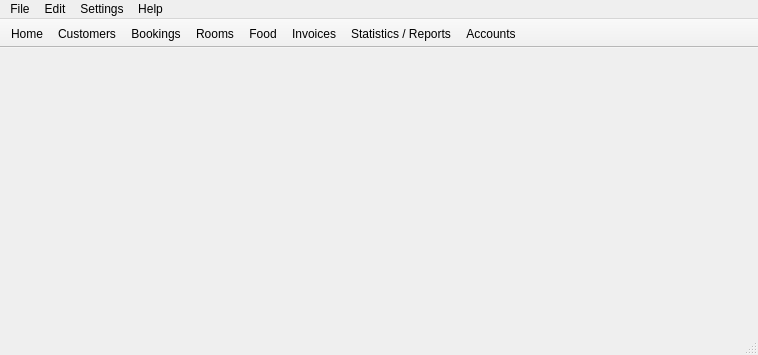
<?xml version="1.0" encoding="UTF-8"?>
<ui version="4.0">
 <class>MainWindow</class>
 <widget class="QMainWindow" name="MainWindow">
  <property name="geometry">
   <rect>
    <x>0</x>
    <y>0</y>
    <width>758</width>
    <height>355</height>
   </rect>
  </property>
  <property name="windowTitle">
   <string>Billing Master</string>
  </property>
  <property name="windowIcon">
   <iconset resource="bill_master_resources.qrc">
    <normaloff>:/icons/icons/1430056843_electronic_billing_machine.png</normaloff>:/icons/icons/1430056843_electronic_billing_machine.png</iconset>
  </property>
  <property name="styleSheet">
   <string notr="true"/>
  </property>
  <widget class="QWidget" name="centralWidget">
   <layout class="QVBoxLayout" name="verticalLayout">
    <item>
     <widget class="QStackedWidget" name="mainRenderArea">
      <property name="styleSheet">
       <string notr="true"/>
      </property>
      <property name="currentIndex">
       <number>1</number>
      </property>
      <widget class="QWidget" name="page"/>
      <widget class="QWidget" name="page_2"/>
     </widget>
    </item>
   </layout>
  </widget>
  <widget class="QMenuBar" name="menuBar">
   <property name="geometry">
    <rect>
     <x>0</x>
     <y>0</y>
     <width>758</width>
     <height>21</height>
    </rect>
   </property>
   <property name="styleSheet">
    <string notr="true"/>
   </property>
   <widget class="QMenu" name="menuFile">
    <property name="title">
     <string>File</string>
    </property>
    <addaction name="actionCreate_Backup"/>
    <addaction name="actionRestore_Backup"/>
    <addaction name="separator"/>
    <addaction name="actionExit"/>
   </widget>
   <widget class="QMenu" name="menuEdit">
    <property name="title">
     <string>Edit</string>
    </property>
    <addaction name="actionCopy"/>
    <addaction name="actionPaste"/>
    <addaction name="actionClear"/>
   </widget>
   <widget class="QMenu" name="menuSettings">
    <property name="title">
     <string>Settings</string>
    </property>
    <addaction name="actionHotel_Information"/>
    <addaction name="actionRoom_Settings"/>
    <addaction name="actionFood_Settings"/>
    <addaction name="separator"/>
    <addaction name="actionChange_Password"/>
   </widget>
   <widget class="QMenu" name="menuHelp">
    <property name="title">
     <string>Help</string>
    </property>
    <addaction name="actionAbout"/>
   </widget>
   <addaction name="menuFile"/>
   <addaction name="menuEdit"/>
   <addaction name="menuSettings"/>
   <addaction name="menuHelp"/>
  </widget>
  <widget class="QToolBar" name="mainToolBar">
   <property name="styleSheet">
    <string notr="true"/>
   </property>
   <property name="movable">
    <bool>false</bool>
   </property>
   <property name="toolButtonStyle">
    <enum>Qt::ToolButtonTextBesideIcon</enum>
   </property>
   <property name="floatable">
    <bool>true</bool>
   </property>
   <attribute name="toolBarArea">
    <enum>TopToolBarArea</enum>
   </attribute>
   <attribute name="toolBarBreak">
    <bool>false</bool>
   </attribute>
   <addaction name="actionHome"/>
   <addaction name="actionCustomers"/>
   <addaction name="actionBooking_Calendar"/>
   <addaction name="actionRooms"/>
   <addaction name="actionFood"/>
   <addaction name="actionInvoices"/>
   <addaction name="actionStatistics"/>
   <addaction name="actionAccounts"/>
  </widget>
  <widget class="QStatusBar" name="statusBar"/>
  <action name="actionCreate_Backup">
   <property name="text">
    <string>Create Backup</string>
   </property>
  </action>
  <action name="actionRestore_Backup">
   <property name="text">
    <string>Restore Backup</string>
   </property>
  </action>
  <action name="actionExit">
   <property name="text">
    <string>Exit</string>
   </property>
  </action>
  <action name="actionCopy">
   <property name="text">
    <string>Copy</string>
   </property>
  </action>
  <action name="actionPaste">
   <property name="text">
    <string>Paste</string>
   </property>
  </action>
  <action name="actionClear">
   <property name="text">
    <string>Clear</string>
   </property>
  </action>
  <action name="actionHotel_Information">
   <property name="text">
    <string>Hotel Information</string>
   </property>
  </action>
  <action name="actionRoom_Settings">
   <property name="text">
    <string>Room Settings</string>
   </property>
  </action>
  <action name="actionFood_Settings">
   <property name="text">
    <string>Food Settings</string>
   </property>
  </action>
  <action name="actionAbout">
   <property name="text">
    <string>About</string>
   </property>
  </action>
  <action name="actionBooking_Calendar">
   <property name="icon">
    <iconset resource="bill_master_resources.qrc">
     <normaloff>:/icons/icons/1428287364_calendar-128.png</normaloff>:/icons/icons/1428287364_calendar-128.png</iconset>
   </property>
   <property name="text">
    <string>Bookings</string>
   </property>
   <property name="toolTip">
    <string>Booking</string>
   </property>
  </action>
  <action name="actionCustomers">
   <property name="icon">
    <iconset resource="bill_master_resources.qrc">
     <normaloff>:/icons/icons/1428287619_user-group-128.png</normaloff>:/icons/icons/1428287619_user-group-128.png</iconset>
   </property>
   <property name="text">
    <string>Customers</string>
   </property>
   <property name="toolTip">
    <string>Customers</string>
   </property>
  </action>
  <action name="actionRooms">
   <property name="icon">
    <iconset resource="bill_master_resources.qrc">
     <normaloff>:/icons/icons/1428288011_10.png</normaloff>:/icons/icons/1428288011_10.png</iconset>
   </property>
   <property name="text">
    <string>Rooms</string>
   </property>
   <property name="toolTip">
    <string>Rooms</string>
   </property>
   <property name="iconVisibleInMenu">
    <bool>false</bool>
   </property>
  </action>
  <action name="actionFood">
   <property name="icon">
    <iconset resource="bill_master_resources.qrc">
     <normaloff>:/icons/icons/1428287867_food.png</normaloff>:/icons/icons/1428287867_food.png</iconset>
   </property>
   <property name="text">
    <string>Food</string>
   </property>
   <property name="toolTip">
    <string>Food</string>
   </property>
  </action>
  <action name="actionInvoices">
   <property name="icon">
    <iconset resource="bill_master_resources.qrc">
     <normaloff>:/icons/icons/1428287689_notepad-128.png</normaloff>:/icons/icons/1428287689_notepad-128.png</iconset>
   </property>
   <property name="text">
    <string>Invoices</string>
   </property>
   <property name="toolTip">
    <string>Invoices</string>
   </property>
  </action>
  <action name="actionStatistics">
   <property name="icon">
    <iconset resource="bill_master_resources.qrc">
     <normaloff>:/icons/icons/1428288075_statistics_64.png</normaloff>:/icons/icons/1428288075_statistics_64.png</iconset>
   </property>
   <property name="text">
    <string>Statistics / Reports</string>
   </property>
   <property name="toolTip">
    <string>Statistices/Report</string>
   </property>
  </action>
  <action name="actionHome">
   <property name="icon">
    <iconset resource="bill_master_resources.qrc">
     <normaloff>:/icons/icons/1431956421_home-128.png</normaloff>:/icons/icons/1431956421_home-128.png</iconset>
   </property>
   <property name="text">
    <string>Home</string>
   </property>
  </action>
  <action name="actionAccounts">
   <property name="icon">
    <iconset resource="bill_master_resources.qrc">
     <normaloff>:/icons/icons/collection_account_icon.png</normaloff>:/icons/icons/collection_account_icon.png</iconset>
   </property>
   <property name="text">
    <string>Accounts</string>
   </property>
   <property name="toolTip">
    <string>Acoounts Details</string>
   </property>
  </action>
  <action name="actionChange_Password">
   <property name="text">
    <string>Change Password</string>
   </property>
  </action>
 </widget>
 <layoutdefault spacing="6" margin="11"/>
 <resources>
  <include location="bill_master_resources.qrc"/>
 </resources>
 <connections/>
</ui>
